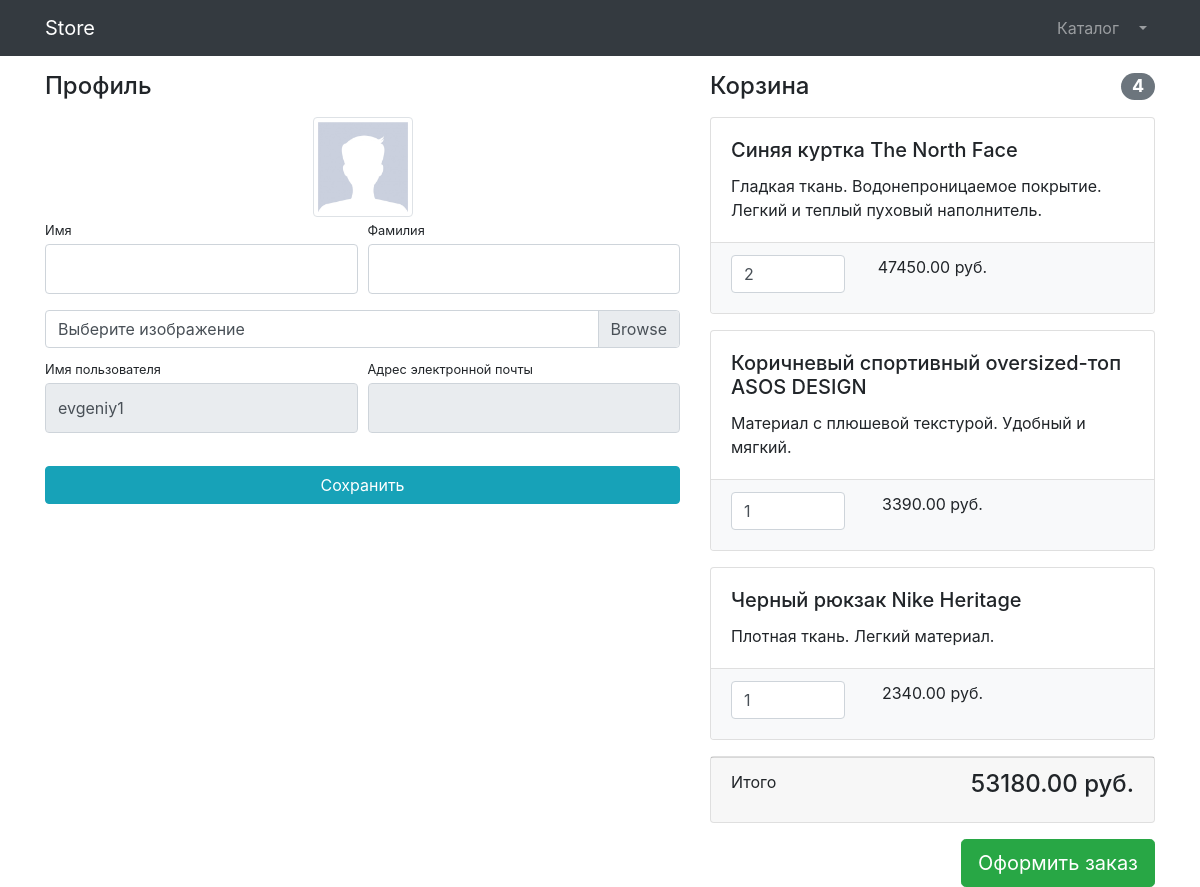
The page /users/profile/ (signed in) on the database as committed earlier.
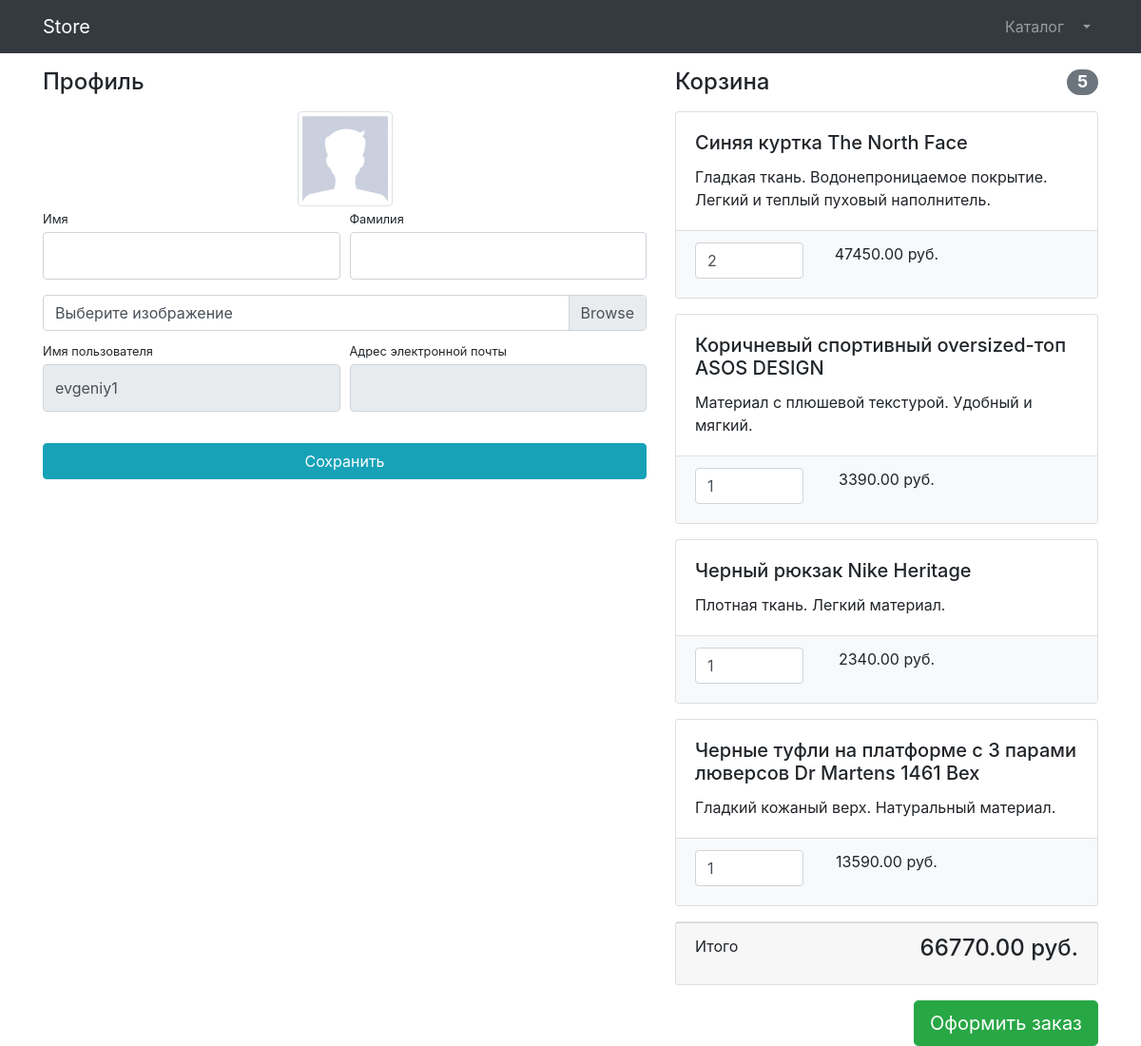
The same page on the database as committed later.
### users/models.py (models this page shows)
class User(AbstractUser):
    image = models.ImageField(upload_to='users_images', null=True, blank=True)

### products/models.py (models this page shows, shortened)
class Basket(models.Model):
    user = models.ForeignKey(to=User, on_delete=models.CASCADE)
    product = models.ForeignKey(to=Product, on_delete=models.CASCADE)
    quantity = models.PositiveSmallIntegerField(default=0)
    created_timestamp = models.DateTimeField(auto_now_add=True)
    objects = BasketQuerySet.as_manager()
    def sum(self):
        return self.product.price * self.quantity

class Product(models.Model):
    name = models.CharField(max_length=128)
    description = models.TextField()
    price = models.DecimalField(max_digits=8, decimal_places=2)
    quantity = models.PositiveIntegerField(default=0)
    image = models.ImageField(upload_to='products_images')
    category = models.ForeignKey(ProductCategory, on_delete=models.CASCADE)
    class Meta:
        verbose_name = 'product'
        verbose_name_plural = 'products'

### users/views.py (the view)
# urls.py: path('profile/', profile, name='profile'),
@login_required
def profile(request):
    if request.method == 'POST':
        form = UserProfileForm(instance=request.user, data=request.POST, files=request.FILES)
        if form.is_valid():
            form.save()
            return HttpResponseRedirect(reverse('users:profile'))
        else:
            print(form.errors)
    else:
        form = UserProfileForm(instance=request.user)
    context = {
        'title': 'Store - Профиль',
        'form': form,
        'baskets': Basket.objects.filter(user=request.user),
    }
    return render(request, 'users/profile.html', context)

### users/forms.py
class UserProfileForm(UserChangeForm):
    first_name = forms.CharField(widget=forms.TextInput(attrs={'class': 'form-control py-4'}))
    last_name = forms.CharField(widget=forms.TextInput(attrs={'class': 'form-control py-4'}))
    image = forms.ImageField(widget=forms.FileInput(attrs={'class': 'custom-file-input'}), required=False)
    username = forms.CharField(widget=forms.TextInput(attrs={'class': 'form-control py-4', 'readonly': True}))
    email = forms.CharField(widget=forms.TextInput(attrs={'class': 'form-control py-4', 'readonly': True}))
    class Meta:
        model = User
        fields = ('first_name', 'last_name', 'image', 'username', 'email')

### products/models.py (called while the page is built)
    def total_sum(self):
        return sum(basket.sum() for basket in self)

    def total_quantity(self):
        return sum(basket.quantity for basket in self)

### users/templates/users/profile.html (shortened to what this page needs)
{% extends 'products/base.html' %}
{% load static %}
{% block css %}
     <link href="{% static 'vendor/css/profile.css' %}" rel="stylesheet">
{% endblock %}
{% block content %}
    <div class="container">
    <div class="row">
        <div class="col-lg-7">
            <h4 class="mt-3 mb-3">Профиль</h4>
            <div class="col-lg-12 text-center">
                <img width="100" height="100"
                     src="{% if user.image %} {{ user.image.url }} {% else %} {% static 'vendor/img/users/default_avatar.jpg' %} {% endif %}"
                     class="img-thumbnail">
            </div>
            <form action="{% url 'users:profile' %}" method="post" enctype="multipart/form-data">
                <div class="form-row">
                    <div class="col-lg-6">
                        <div class="form-group">
                            <label class="small mb-1" for="{{ form.first_name.id_for_lable }}">Имя</label>
                            {{ form.first_name }}
                        </div>
                    </div>
                    <div class="col-lg-6">
                        <div class="form-group">
                            <label class="small mb-1" for="{{ form.last_name.id_for_label }}">Фамилия</label>
                            {{ form.last_name }}
                        </div>
                    </div>
                </div>
                <div class="form-row mb-2">
                    <div class="col-lg-12">
                        <div class="custom-file">
                            <label class="custom-file-label" for="{{ form.image.id_for_label }}">Выберите изображение</label>
                        </div>
                    </div>
                </div>
                <div class="form-row">
                    <div class="col-lg-6">
                        <label class="small mb-1" for="{{ form.username.id_for_label }}">Имя пользователя</label>
                        {{ form.username }}
                    </div>
                    <div class="col-lg-6">
                        <label class="small mb-1" for="{{ form.email.id_for_label }}">Адрес электронной
                            почты</label>
                        {{ form.email }}
                    </div>
                </div>
                <div class="form-row">
                    <div class="col-lg-12" style="margin-top: 33px;">
                        <input class="btn btn-info btn-block" type="submit" value="Сохранить">
                    </div>
                </div>
            </form>
        </div>
        <div class="col-lg-5">
            {% include 'products/baskets.html' %}
        </div>
    </div>
</div>
{% endblock %}

### products/templates/products/base.html (shortened to what this page needs)
{% load static %}
<!DOCTYPE html>
<html lang="en">
<head>
    <link href="{% static 'vendor/bootstrap/css/bootstrap.min.css' %}" rel="stylesheet">
    {% block css %} {% endblock %}
</head>
<body>
<nav class="navbar navbar-expand-lg navbar-dark bg-dark fixed-top">
    <div class="container">
        <a class="navbar-brand" href="{% url 'index' %}">Store</a>
        <div class="collapse navbar-collapse" id="navbarResponsive">
            <ul class="navbar-nav ml-auto">
                <li class="nav-item">
                    <a class="nav-link" href="{% url 'products:index' %}">Каталог  </a>
                </li>
                {% if user.is_authenticated %}
                    <li class="nav-item dropdown">
                    <a class="nav-link dropdown-toggle" href="#" id="navbarDropdown" role="button"
                       data-bs-toggle="dropdown" aria-expanded="false">
                    </a>
                </li>
                {% else %}
                    <li class="nav-item">
                        <a class="nav-link" href="{% url 'users:login' %}">Войти <i class="fas fa-sign-in-alt"></i></a>
                    </li>
                {% endif %}
            </ul>
        </div>
    </div>
</nav>
{% block content %} {% endblock %}
</body>
</html>

### products/templates/products/baskets.html (shortened to what this page needs)
{% if baskets %}
    <h4 class="mt-3 mb-3 d-flex justify-content-between align-items-center mb-3">
        Корзина <span class="badge badge-secondary badge-pill">{{ baskets.total_quantity }}</span>
    </h4>
    {% for basket in baskets %}
        <div class="card mb-3">
        <div class="card-body">
            <h5 class="card-title">{{ basket.product.name }}</h5>
            <p class="card-text">{{ basket.product.description }}</p>
        </div>
        <ul class="list-group list-group-flush">
            <li class="list-group-item bg-light">
                <div class="row text-center">
                    <div class="col-lg-4">
                        <label>
                            <input name="basketID" type="number" class="form-control"
                                   value="{{ basket.quantity }}" min="0">
                        </label>
                    </div>
                    <div class="col-lg-4">{{ basket.sum }} руб.</div>
                    <div class="col-lg-4">
                    </div>
                </div>
            </li>
        </ul>
    </div>
    {% endfor %}
    <div class="card mb-3">
        <div class="card-footer">
            <p class="float-left">Итого</p>
            <h4 class="float-right">{{ baskets.total_sum }} руб.</h4>
        </div>
    </div>
    <a class="btn btn-success btn-lg float-right" href="../orders/order-create.html">
        Оформить заказ
    </a>
{% else %}
     <h4 class="mt-3 mb-3 text-center">
        Корзина пуста
     </h4>
{% endif %}

Rows that differ between the two databases and show on the page:
computed for Basket "Синяя куртка The North Face": total_quantity "4" → "5"; total_sum "53180.00" → "66770.00"
added Basket: product.name "Черные туфли на платформе с 3 парами люверсов Dr Martens 1461 Bex", product.description "Гладкий кожаный верх. Натуральный материал.", basketID "1", sum "13590.00"
